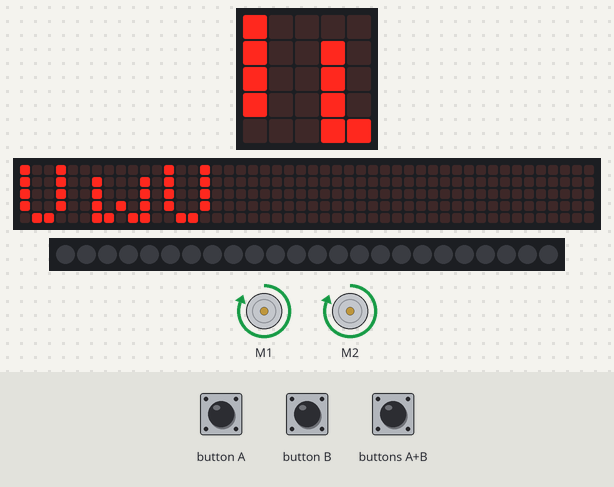
Bench run of a program on a simulated BBC micro:bit (MakeCode). Parts: 2 × DC motor (green arrow = forward, orange = backward, longer = faster), the board's 5×5 LED display, a strip that is not on the board, showing the scrolling text unrolled, 24 RGB LEDs in strip order, left to right. The test bench sets the inputs (shaded band). Dim RGB values are drawn brighter than linear; the 48×5 strip is a reading aid, not a part: it shows the text the display is scrolling, unrolled, one strip-width of it at a time.

Above: at 1.27 s.
1.3 s: button A pressed for 0.15 s
At 1.57 s:
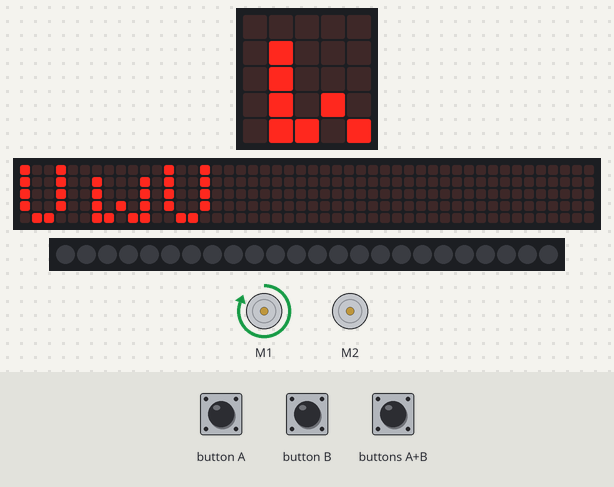
2.0 s: button B pressed for 0.15 s
At 2.32 s:
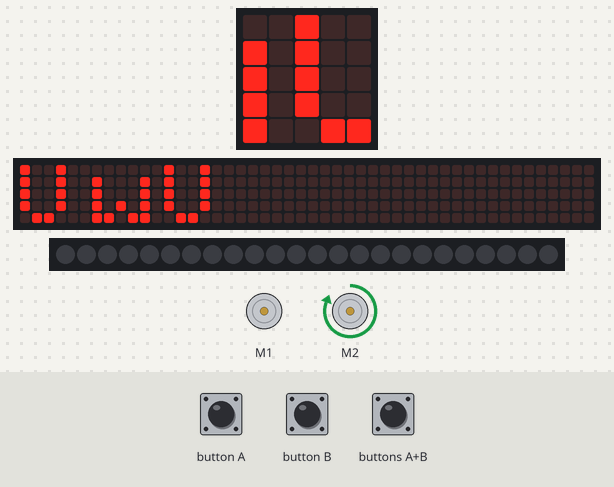
2.7 s: buttons A+B pressed for 0.15 s
At 3.35 s:
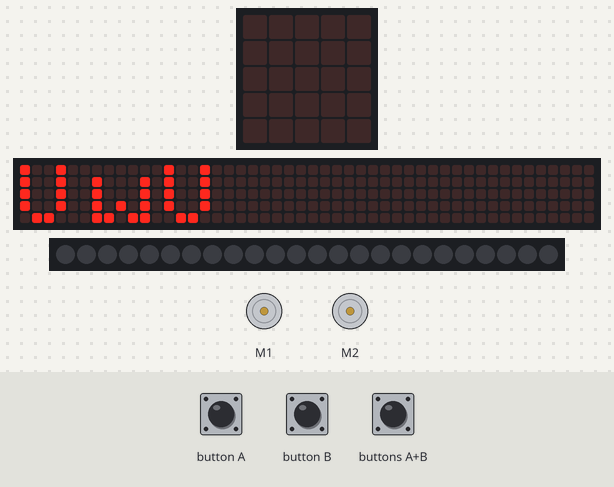
3.4 s: button A pressed for 0.15 s
At 3.91 s:
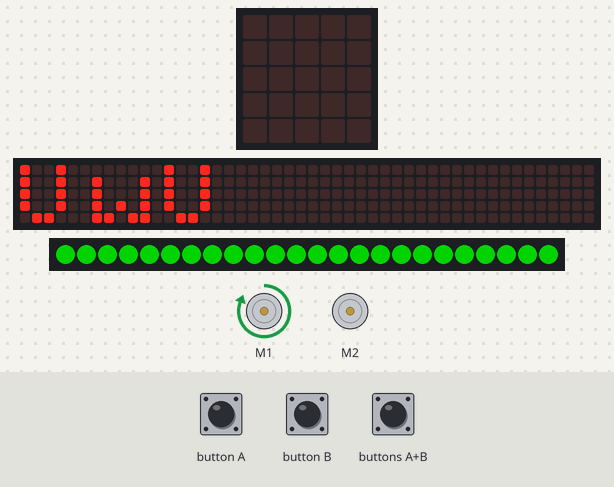
4.1 s: buttons A+B pressed for 1 s
At 5.41 s:
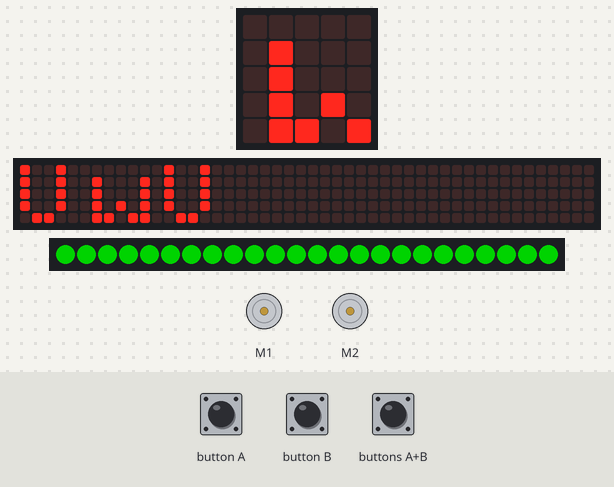
5.7 s: button B pressed for 0.15 s
At 7.2 s:
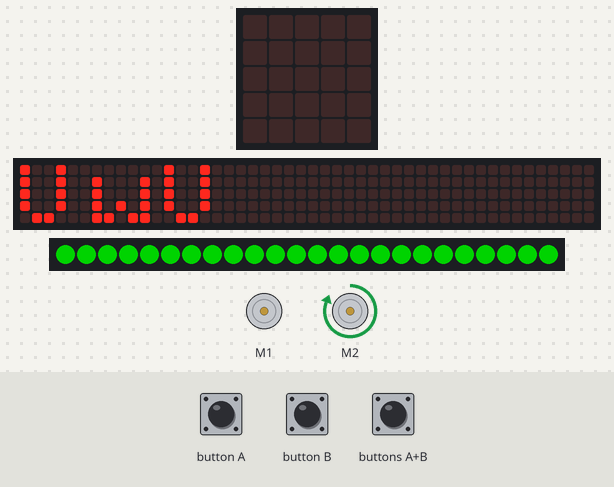
Timing chart, 0 to 7.4 s (numbered marks = the images above; inputs shaded):
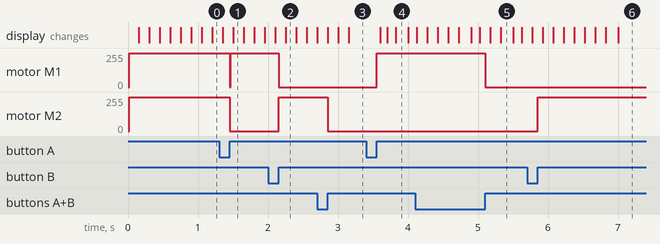

Measured:
- after the input at 1.3 s, motor M1: forward 255/255 → stopped after 0.15 s, → forward 255/255 0.02 s later; motor M2: forward 255/255 → stopped after 0.15 s
- after the input at 2.0 s, motor M1: forward 255/255 → stopped after 0.15 s; motor M2: stopped → forward 255/255 after 0.15 s
- after the input at 2.7 s, motor M2: forward 255/255 → stopped after 0.15 s
- after the input at 3.4 s, motor M1: stopped → forward 255/255 after 0.15 s
- after the input at 4.1 s, motor M1: forward 255/255 → stopped after 1.0 s
- after the input at 5.7 s, motor M2: stopped → forward 255/255 after 0.15 s

The program:

main.ts
```typescript
input.onButtonPressed(Button.A, function () {
    maqueen.motorStop(maqueen.Motors.All)
    maqueen.motorRun(maqueen.Motors.M1, maqueen.Dir.CW, 255)
})
input.onButtonPressed(Button.AB, function () {
    maqueen.motorStop(maqueen.Motors.All)
})
input.onButtonPressed(Button.B, function () {
    maqueen.motorStop(maqueen.Motors.All)
    maqueen.motorRun(maqueen.Motors.M2, maqueen.Dir.CW, 255)
})
let strip: neopixel.Strip = null
maqueen.motorRun(maqueen.Motors.All, maqueen.Dir.CW, 255)
basic.forever(function () {
    basic.showString("UwU")
    strip = neopixel.create(DigitalPin.P15, 24, NeoPixelMode.RGB)
    strip.showColor(neopixel.colors(NeoPixelColors.Yellow))
    basic.pause(100)
    strip.showColor(neopixel.colors(NeoPixelColors.Red))
    basic.pause(100)
    strip.showColor(neopixel.colors(NeoPixelColors.Green))
})
```

test.ts
```typescript
// aquí va el archivo "tests"; esto no se compilará cuando este paquete se utilice como una extensión.
```
